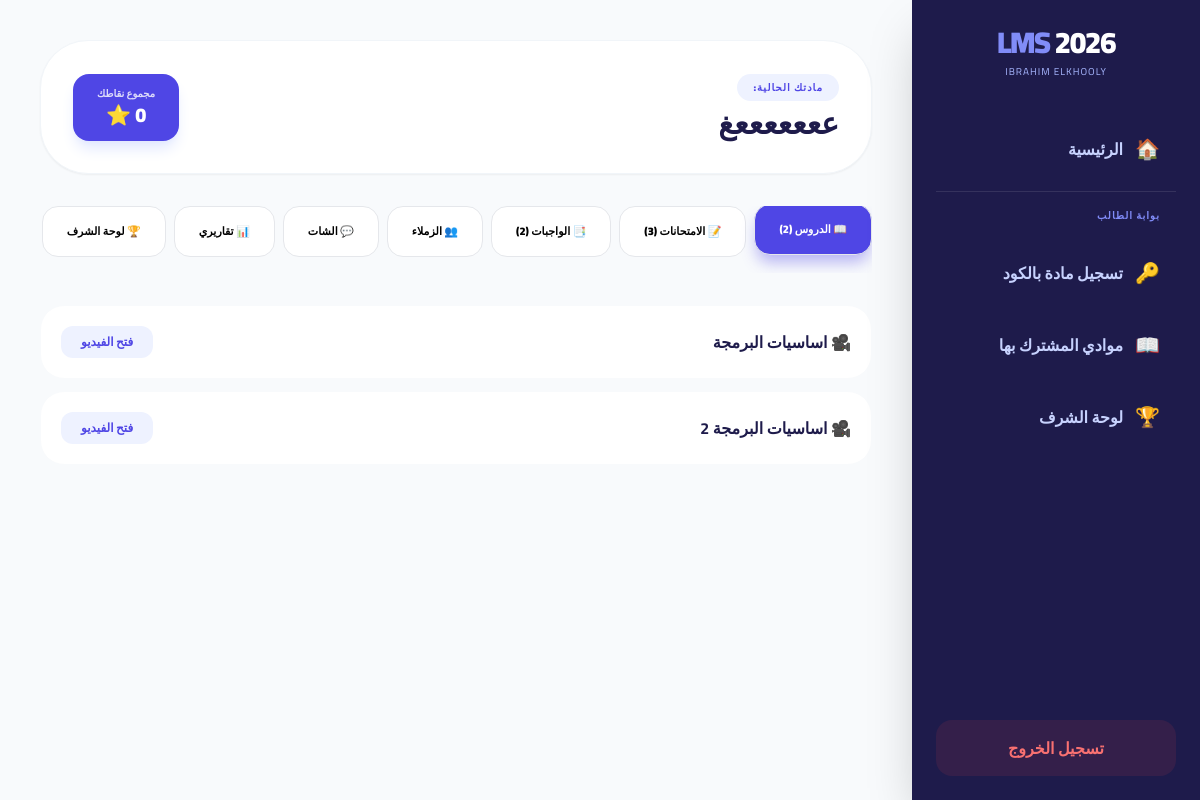
The app's page /dashboard/view_course.php?id=4 (signed in) with its own data.
### tables this page shows
CREATE TABLE `courses` (
  `id` int(11) NOT NULL,
  `course_name` varchar(150) NOT NULL,
  `course_code` varchar(20) NOT NULL,
  `teacher_id` int(11) DEFAULT NULL,
  `created_at` timestamp NOT NULL DEFAULT current_timestamp()
);

CREATE TABLE `lessons` (
  `id` int(11) NOT NULL,
  `course_id` int(11) DEFAULT NULL,
  `lesson_title` varchar(255) NOT NULL,
  `video_url` text DEFAULT NULL,
  `pdf_file` varchar(255) DEFAULT NULL,
  `created_at` timestamp NOT NULL DEFAULT current_timestamp()
);

### dashboard/view_course.php (the view, shortened to what this page needs)
<?php
require_once '../config/db.php';
$course_id = $_GET['id'] ?? null;
$user_id = $_SESSION['user_id'];
$stmt_stats = $pdo->prepare("
    SELECT
        c.course_name,
        (SELECT COUNT(*) FROM lessons WHERE course_id = ?) as total_lessons,
        (SELECT COUNT(*) FROM exams WHERE course_id = ?) as total_exams,
        (SELECT COUNT(*) FROM assignments WHERE course_id = ?) as total_assignments,
        (SELECT COUNT(*) FROM enrollments WHERE course_id = ?) as total_students,
        (SELECT SUM(score) FROM exam_results WHERE student_id = ? AND course_id = ?) as total_points
    FROM courses c WHERE c.id = ?
");
$stmt_stats->execute([$course_id, $course_id, $course_id, $course_id, $user_id, $course_id, $course_id]);
$data = $stmt_stats->fetch();
include '../includes/header.php';
?>
<main class="lg:mr-72 p-6 md:p-10 min-h-screen">
    <header class="bg-white p-8 rounded-[3rem] shadow-sm border border-slate-100 mb-8 mt-16 lg:mt-0">
        <div class="flex flex-col md:flex-row justify-between items-center gap-4">
            <div>
                <span class="bg-indigo-50 text-indigo-600 px-4 py-1 rounded-full text-[10px] font-black uppercase tracking-widest">مادتك الحالية:</span>
                <h2 class="text-3xl font-black text-indigo-950 mt-2"><?= htmlspecialchars($data['course_name']) ?></h2>
            </div>
            <div class="bg-indigo-600 px-6 py-3 rounded-2xl text-center text-white shadow-lg shadow-indigo-100">
                <p class="text-[10px] opacity-80 font-bold uppercase">مجموع نقاطك</p>
                <p class="text-xl font-black"><?= $data['total_points'] ?? 0 ?> ⭐</p>
            </div>
        </div>
    </header>
    <nav class="flex flex-wrap gap-2 mb-8 overflow-x-auto pb-4 no-scrollbar">
        <button onclick="openTab(event, 'lessons')" class="tab-btn active px-6 py-4 rounded-2xl font-black text-[11px] bg-white border">📖 الدروس (<?= $data['total_lessons'] ?>)</button>
        <button onclick="openTab(event, 'exams')" class="tab-btn px-6 py-4 rounded-2xl font-black text-[11px] bg-white border">📝 الامتحانات (<?= $data['total_exams'] ?>)</button>
        <button onclick="openTab(event, 'assignments')" class="tab-btn px-6 py-4 rounded-2xl font-black text-[11px] bg-white border">📑 الواجبات (<?= $data['total_assignments'] ?>)</button>
        <button onclick="openTab(event, 'students')" class="tab-btn px-6 py-4 rounded-2xl font-black text-[11px] bg-white border">👥 الزملاء</button>
        <button onclick="openTab(event, 'chat')" class="tab-btn px-6 py-4 rounded-2xl font-black text-[11px] bg-white border">💬 الشات</button>
        <button onclick="openTab(event, 'reports')" class="tab-btn px-6 py-4 rounded-2xl font-black text-[11px] bg-white border">📊 تقاريري</button>
        <button onclick="openTab(event, 'leaderboard')" class="tab-btn px-6 py-4 rounded-2xl font-black text-[11px] bg-white border">🏆 لوحة الشرف</button>
    </nav>
    <div id="lessons" class="tab-content active">
        <div class="grid grid-cols-1 gap-3">
            <?php
            $lessons = $pdo->prepare("SELECT * FROM lessons WHERE course_id = ? ORDER BY id ASC");
            $lessons->execute([$course_id]);
            while($l = $lessons->fetch()): ?>
                <div class="bg-white p-5 rounded-3xl border border-slate-50 flex justify-between items-center group">
                    <span class="font-bold text-indigo-950">🎥 <?= htmlspecialchars($l['lesson_title']) ?></span>
                    <a href="watch_lesson.php?id=<?= $l['id'] ?>" class="bg-indigo-50 text-indigo-600 px-5 py-2 rounded-xl text-xs font-black">فتح الفيديو</a>
                </div>
            <?php endwhile; ?>
        </div>
    </div>
</main>

### includes/header.php (style rules this page uses)
body { font-family: 'Cairo', sans-serif; background-color: #f8fafc; }

### dashboard/view_course.php (style rules this page uses)
.tab-btn.active { background: #4f46e5 !important; color: white !important; box-shadow: 0 10px 15px -3px rgba(79, 70, 229, 0.4); transform: translateY(-2px); }
.tab-content { display: none; }
.tab-content.active { display: block; animation: fadeIn 0.4s ease; }

### records on screen
courses: course_name "عععععععغ"
lessons: lesson_title "اساسيات البرمجة"
lessons: lesson_title "اساسيات البرمجة 2"

### other values on screen
$data['total_points'] "0"
$data['total_lessons'] "2"
$data['total_exams'] "3"
$data['total_assignments'] "2"
